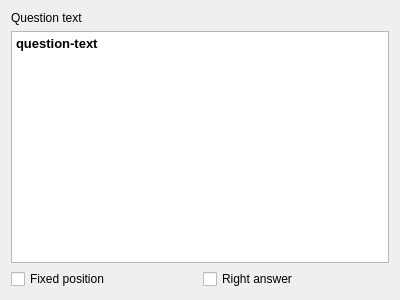
<?xml version="1.0" encoding="UTF-8"?>
<ui version="4.0">
 <class>Form</class>
 <widget class="QWidget" name="Form">
  <property name="geometry">
   <rect>
    <x>0</x>
    <y>0</y>
    <width>400</width>
    <height>300</height>
   </rect>
  </property>
  <property name="windowTitle">
   <string>Form</string>
  </property>
  <layout class="QVBoxLayout" name="verticalLayout">
   <item>
    <widget class="QLabel" name="label_2">
     <property name="text">
      <string>Question text</string>
     </property>
    </widget>
   </item>
   <item>
    <widget class="QTextEdit" name="textEdit">
     <property name="html">
      <string>&lt;!DOCTYPE HTML PUBLIC &quot;-//W3C//DTD HTML 4.0//EN&quot; &quot;http://www.w3.org/TR/REC-html40/strict.dtd&quot;&gt;
&lt;html&gt;&lt;head&gt;&lt;meta name=&quot;qrichtext&quot; content=&quot;1&quot; /&gt;&lt;style type=&quot;text/css&quot;&gt;
p, li { white-space: pre-wrap; }
&lt;/style&gt;&lt;/head&gt;&lt;body style=&quot; font-family:'Sans'; font-size:9pt; font-weight:400; font-style:normal;&quot;&gt;
&lt;p style=&quot; margin-top:0px; margin-bottom:0px; margin-left:0px; margin-right:0px; -qt-block-indent:0; text-indent:0px;&quot;&gt;&lt;span style=&quot; font-family:'Ubuntu'; font-size:10pt; font-weight:504;&quot;&gt;question-text&lt;/span&gt;&lt;/p&gt;&lt;/body&gt;&lt;/html&gt;</string>
     </property>
    </widget>
   </item>
   <item>
    <layout class="QHBoxLayout" name="horizontalLayout">
     <item>
      <widget class="QCheckBox" name="checkBox_2">
       <property name="text">
        <string>Fixed position</string>
       </property>
      </widget>
     </item>
     <item>
      <widget class="QCheckBox" name="checkBox">
       <property name="text">
        <string>Right answer</string>
       </property>
      </widget>
     </item>
    </layout>
   </item>
  </layout>
 </widget>
 <resources/>
 <connections/>
</ui>
